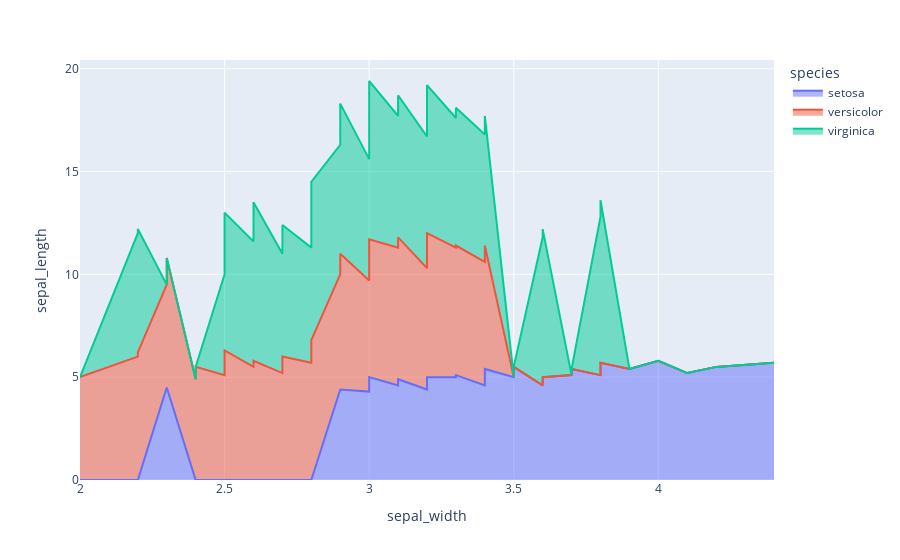

The notebook cell this image was saved under:
### Markdown cell above
# 9. Area chart

### Code cell
# area chart
df_area = df.sort_values(by=['sepal_length'])

fig9 = px.area(df_area, x='sepal_width', y='sepal_length', color='species')
fig9.show()

# save the plot
fig9.write_image("./nazish/fig9.png", scale=3)

### Figure 1 — Plotly figure (JSON) as saved in the notebook; plotly's stock layout.template omitted (floating-point values rounded to 4 significant figures)
{"data": [{"fillpattern": {"shape": ""}, "hovertemplate": "species=setosa<br>sepal_width=%{x}<br>sepal_length=%{y}<extra></extra>", "legendgroup": "setosa", "line": {"color": "#636efa"}, "marker": {"symbol": "circle"}, "mode": "lines", "name": "setosa", "orientation": "v", "showlegend": true, "stackgroup": "1", "type": "scatter", "x": [3, 3.2, 3, 2.9, 2.3, 3.6, 3.1, 3.4, 3.2, 3.2, 3.2, 3, 3, 3.4, 3.4, 3.1, 3.1, 3.1, 3.6, 3, 3.5, 3.4, 3.3, 3.2, 3.5, 3.4, 3.6, 3, 3.8, 3.8, 3.5, 3.4, 3.5, 3.3, 3.7, 3.8, 4.1, 3.4, 3.5, 3.7, 3.9, 3.4, 3.4, 3.7, 3.9, 3.5, 4.2, 4.4, 3.8, 4], "xaxis": "x", "y": [4.3, 4.4, 4.4, 4.4, 4.5, 4.6, 4.6, 4.6, 4.6, 4.7, 4.7, 4.8, 4.8, 4.8, 4.8, 4.8, 4.9, 4.9, 4.9, 4.9, 5, 5, 5, 5, 5, 5, 5, 5, 5.1, 5.1, 5.1, 5.1, 5.1, 5.1, 5.1, 5.1, 5.2, 5.2, 5.2, 5.3, 5.4, 5.4, 5.4, 5.4, 5.4, 5.5, 5.5, 5.7, 5.7, 5.8], "yaxis": "y"}, {"fillpattern": {"shape": ""}, "hovertemplate": "species=versicolor<br>sepal_width=%{x}<br>sepal_length=%{y}<extra></extra>", "legendgroup": "versicolor", "line": {"color": "#EF553B"}, "marker": {"symbol": "circle"}, "mode": "lines", "name": "versicolor", "orientation": "v", "showlegend": true, "stackgroup": "1", "type": "scatter", "x": [2.4, 2, 2.3, 2.5, 2.7, 3, 2.6, 2.3, 2.4, 2.4, 2.5, 3, 3, 2.5, 2.7, 2.9, 2.6, 2.9, 2.8, 2.8, 3, 2.7, 2.6, 2.7, 3, 3.2, 2.9, 2.7, 3.4, 2.2, 2.8, 2.9, 2.8, 3, 2.2, 2.9, 2.5, 3.3, 2.3, 3.2, 2.9, 2.8, 2.9, 3, 3.1, 3, 3.1, 2.8, 3.1, 3.2], "xaxis": "x", "y": [4.9, 5, 5, 5.1, 5.2, 5.4, 5.5, 5.5, 5.5, 5.5, 5.5, 5.6, 5.6, 5.6, 5.6, 5.6, 5.7, 5.7, 5.7, 5.7, 5.7, 5.8, 5.8, 5.8, 5.9, 5.9, 6, 6, 6, 6, 6.1, 6.1, 6.1, 6.1, 6.2, 6.2, 6.3, 6.3, 6.3, 6.4, 6.4, 6.5, 6.6, 6.6, 6.7, 6.7, 6.7, 6.8, 6.9, 7], "yaxis": "y"}, {"fillpattern": {"shape": ""}, "hovertemplate": "species=virginica<br>sepal_width=%{x}<br>sepal_length=%{y}<extra></extra>", "legendgroup": "virginica", "line": {"color": "#00cc96"}, "marker": {"symbol": "circle"}, "mode": "lines", "name": "virginica", "orientation": "v", "showlegend": true, "stackgroup": "1", "type": "scatter", "x": [2.5, 2.8, 2.5, 2.8, 2.7, 2.7, 3, 3, 2.2, 3, 2.6, 3.4, 2.8, 2.7, 2.5, 2.8, 3.3, 3.4, 2.9, 2.8, 2.8, 3.1, 3.2, 2.7, 3, 3, 3, 3.2, 3.1, 2.5, 3.3, 3, 3.3, 3.2, 3, 3.1, 3.1, 3.2, 3, 3, 3.2, 3.6, 2.9, 2.8, 3, 2.8, 2.6, 3.8, 3, 3.8], "xaxis": "x", "y": [4.9, 5.6, 5.7, 5.8, 5.8, 5.8, 5.9, 6, 6, 6.1, 6.1, 6.2, 6.2, 6.3, 6.3, 6.3, 6.3, 6.3, 6.3, 6.4, 6.4, 6.4, 6.4, 6.4, 6.5, 6.5, 6.5, 6.5, 6.7, 6.7, 6.7, 6.7, 6.7, 6.8, 6.8, 6.9, 6.9, 6.9, 7.1, 7.2, 7.2, 7.2, 7.3, 7.4, 7.6, 7.7, 7.7, 7.7, 7.7, 7.9], "yaxis": "y"}], "layout": {"legend": {"title": {"text": "species"}, "tracegroupgap": 0}, "margin": {"t": 60}, "xaxis": {"anchor": "y", "domain": [0, 1], "title": {"text": "sepal_width"}}, "yaxis": {"anchor": "x", "domain": [0, 1], "title": {"text": "sepal_length"}}}}
